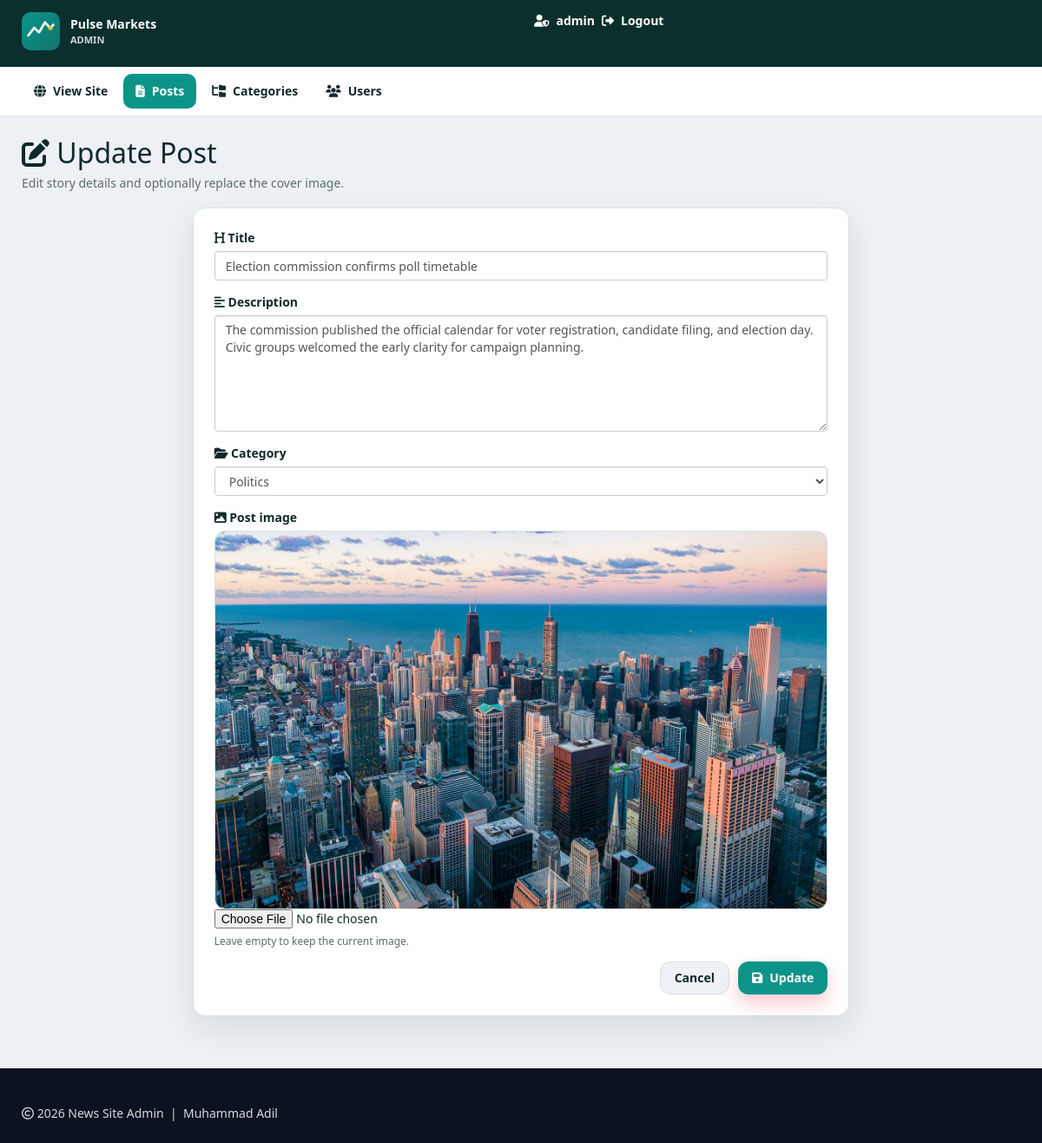
The app's page /admin/update-post.php?id=7 (signed in), older data.
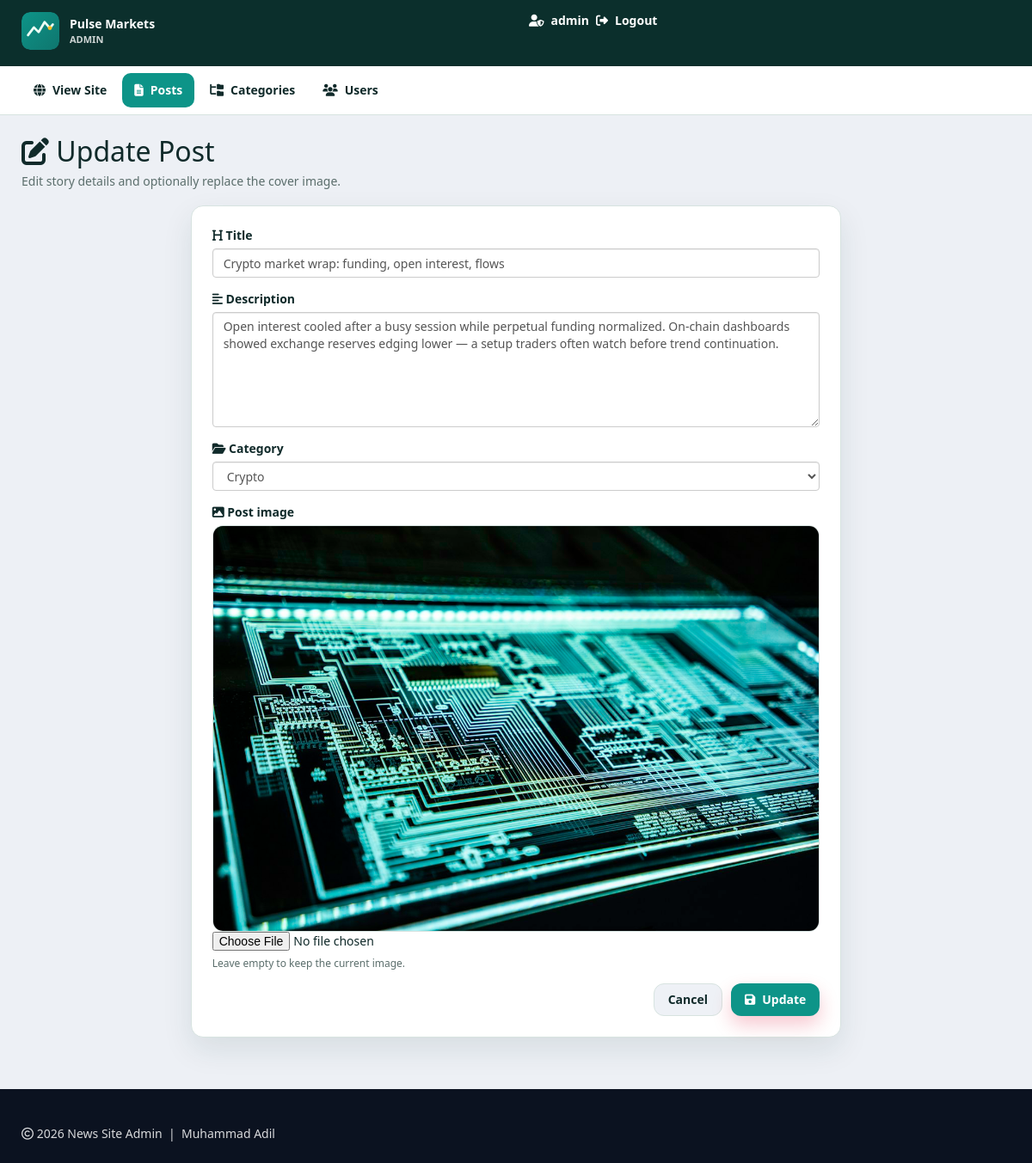
The same page, newer data.
### tables this page shows
CREATE TABLE `posts` (
  `id` int(11) NOT NULL AUTO_INCREMENT,
  `post_title` varchar(200) NOT NULL,
  `post_keywords` text NOT NULL,
  `post_content` int(11) NOT NULL,
  `post_date` varchar(50) NOT NULL,
  `post_author` int(11) NOT NULL,
  `post_image` varchar(255) NOT NULL DEFAULT 'post-format.jpg',
  PRIMARY KEY (`id`)
);

### includes/helpers.php (called while the page is built, shortened)
<?php
function post_image_src($filename, $prefix = '')
{
    $filename = trim((string) $filename);
    $candidates = [
        'images/' . $filename,
        'admin/upload/' . $filename,
    ];
    $root = dirname(__DIR__);
    foreach ($candidates as $rel) {
        if (is_file($root . '/' . $rel)) {
            return $prefix . $rel;
        }
    }
    return $prefix . 'images/post-format.jpg';
}
function e($value)
{
    return htmlspecialchars((string) $value, ENT_QUOTES, 'UTF-8');
}

### admin/update-post.php (the view, shortened to what this page needs)
<?php
include "header.php";
include "config.php";
$id = isset($_GET['id']) ? (int) $_GET['id'] : 0;
$sql = "SELECT posts.id, posts.post_title, posts.post_keywords, posts.post_image, posts.post_author, posts.post_content, category.category_name
        FROM posts
        LEFT JOIN category ON posts.post_content = category.id
        WHERE posts.id = {$id}";
$result = mysqli_query($conn, $sql) or die("query failed.");
$row = mysqli_fetch_assoc($result);
?>
<div id="admin-content">
  <div class="container">
  <div class="row">
    <div class="col-xs-12">
        <h1 class="admin-heading"><i class="fa-solid fa-pen-to-square"></i> Update Post</h1>
        <p class="admin-sub">Edit story details and optionally replace the cover image.</p>
    </div>
    <div class="col-xs-12 col-sm-10 col-sm-offset-1 col-md-8 col-md-offset-2">
        <form class="admin-form" action="save-update-post.php" method="POST" enctype="multipart/form-data" autocomplete="off">
            <div class="form-group">
                <label for="post_title"><i class="fa-solid fa-heading"></i> Title</label>
                <input type="text" name="post_title" id="post_title" class="form-control" value="<?php echo e($row['post_title']); ?>" required>
            </div>
            <div class="form-group">
                <label for="post_keywords"><i class="fa-solid fa-align-left"></i> Description</label>
                <textarea name="post_keywords" id="post_keywords" class="form-control" required rows="6"><?php echo e(trim($row['post_keywords'])); ?></textarea>
            </div>
            <div class="form-group">
                <label for="post_content"><i class="fa-solid fa-folder-open"></i> Category</label>
                <select name="post_content" id="post_content" class="form-control" required>
                              <?php
                                $sql1 = "SELECT * FROM category ORDER BY category_name ASC";
                                $result1 = mysqli_query($conn, $sql1) or die("query failed.");
                                while ($row1 = mysqli_fetch_assoc($result1)) {
                                    $selected = ((int) $row['post_content'] === (int) $row1['id']) ? "selected" : "";
                                    echo "<option {$selected} value='" . (int) $row1['id'] . "'>" . e($row1['category_name']) . "</option>";
                                }
                              ?>
                </select>
            </div>
            <div class="form-group">
                <label for="new_image"><i class="fa-solid fa-image"></i> Post image</label>
                <div class="image-preview">
                    <img src="<?php echo e(post_image_src($row['post_image'], '../')); ?>" alt="Current cover" height="150">
                </div>
                <input type="file" name="new_image" id="new_image" accept=".jpg,.jpeg,.png,.webp,.gif">
                <p class="help-text">Leave empty to keep the current image.</p>
            </div>
            <div class="form-actions">
                <a href="post.php" class="btn btn-default">Cancel</a>
                <button type="submit" name="submit" class="btn btn-primary"><i class="fa-solid fa-floppy-disk"></i> Update</button>
            </div>
        </form>
      </div>
    </div>
  </div>
</div>
<?php include "footer.php"; ?>

Row changes from the older to the newer data that the page shows:
changed posts: post_title "Election commission confirms poll timetable" → "Crypto market wrap: funding, open interest, flows"; post_keywords "The commission published the official calendar for voter registration, candidate filing, and election day. Civic groups welcomed the early clarity for campaign planning." → "Open interest cooled after a busy session while perpetual funding normalized. On-chain dashboards showed exchange reserves edging lower — a setup traders often watch before trend continuation."; post_image: a different picture
Text that changed along with them:
form field post_content: "Politics" → "Crypto"
